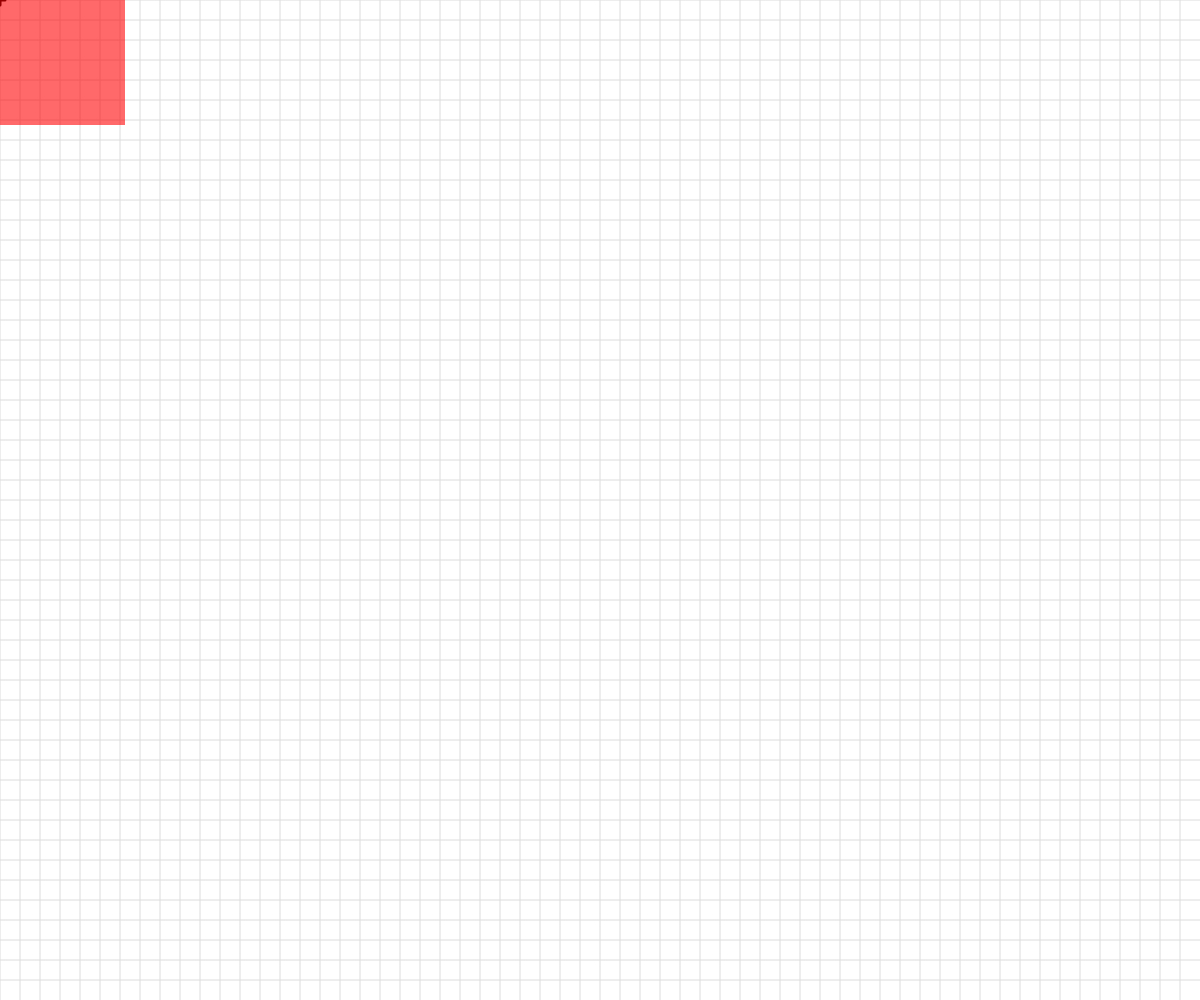
Frame 1 (no input)
Frame 60 (no input): identical to frame 1, image omitted
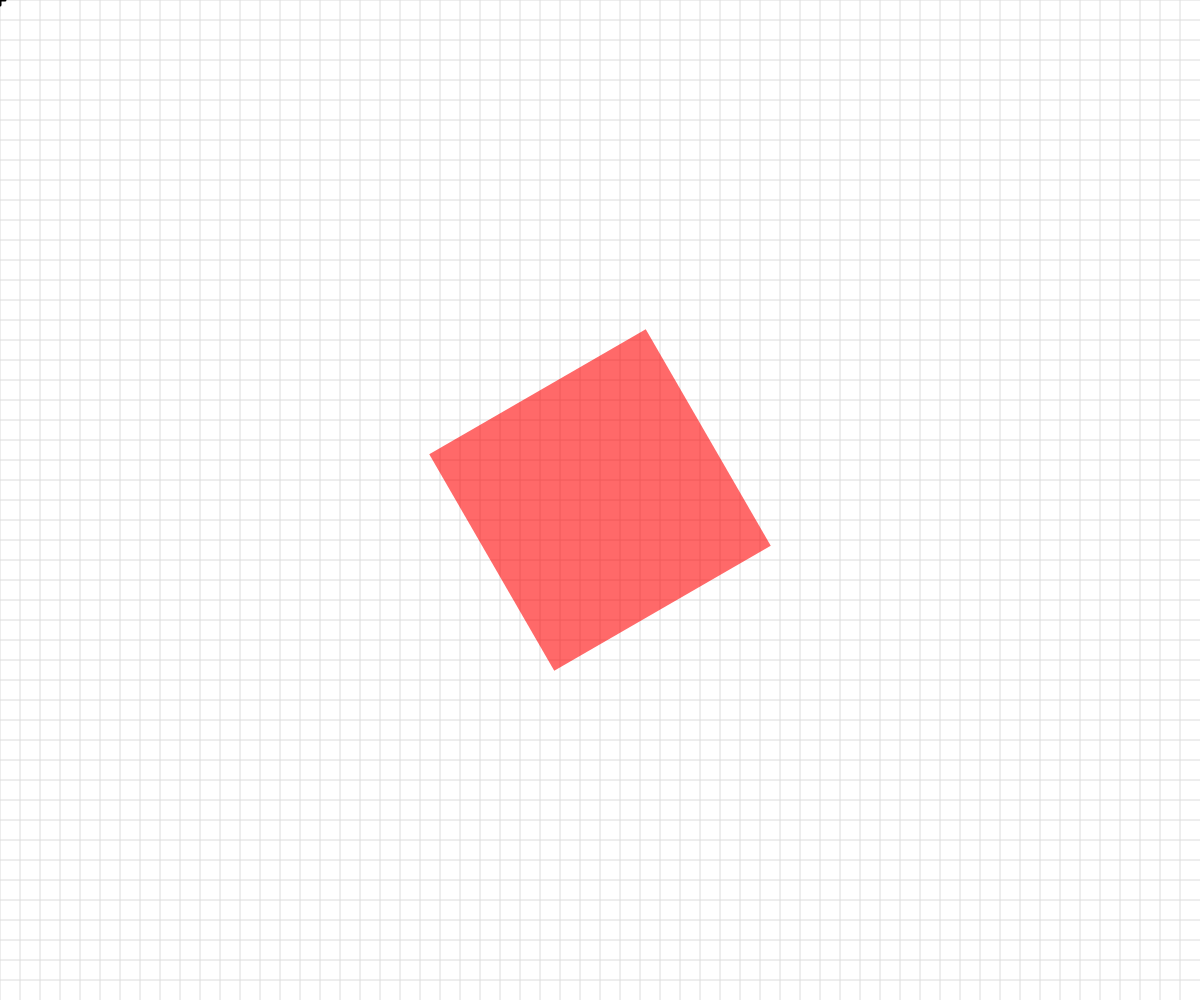
Frame 120 (the mouse pressed at the canvas centre since frame 60)

The p5.js sketch that drew these frames (run headless with seeded random() and noise() and a simulated clock; from frame 60 on, the mouse is pressed at the canvas centre):

// p5.js sketch
// ── sketch.js
// Basic Transformations Sandbox


let originalSpacing = 20;
let turn = 0;
let prevX;

Number.prototype.map = function (in_min, in_max, out_min, out_max) {
  return (this - in_min) * (out_max - out_min) / (in_max - in_min) + out_min;
}

function setup() {
  createCanvas(windowWidth, windowHeight);
  angleMode(DEGREES);
}

function draw() {
  background(255);
  drawBasicGrid(220);

  push();
  scale(5);
  translate(mouseX.map(0, width, 0, width/5), mouseY.map(0,height,0,height/5));
  turn += int(mouseX - prevX);
  rotate(turn);
  rectangleRed(0,0);
  pop();


  //Combinations of Transformations

  prevX = mouseX;

}


function face(x, y) {
  //draw a face at x,y
  push();
  translate(x,y);
  ellipseMode(CENTER);
  fill(200,200,0);
  stroke(0);
  ellipse(0,0,80,80);
  fill(90, 140, 30, 220);
  triangle(-20, 20, 20, 20, 0, 30);
  fill(0);
  ellipse(-25,0,10,10);
  ellipse(25,0,10,10);
  strokeWeight(5);
  line(-30,-10,30,-10);
  strokeWeight(1);
  pop();

}

function rectangleRed(x, y) {
  //draw a red rectangle at x,y (sized 50 pixels square) - to visualize what happens to the coordinate system
  //when different basic transformations are applied.
  noStroke();
  rectMode(CENTER);
  fill(255, 0, 0, 150);
  rect(x, y, 50, 50);

}

function rectangleBlue(x, y) {
  //draw a red rectangle at x,y (sized 50 pixels square) - to visualize what happens to the coordinate system
  //when different basic transformations are applied.
  noStroke();
  fill(0, 0, 255, 150);
  rect(x, y, 50, 50);

}

function drawBasicGrid(shade) {
  //draw the normal cartesian Coordinate Grid, in a light color. Spaced at 20 px by default
  stroke(shade);
  for (let x = 0; x < width; x += 20) {
    line(x, 0, x, height);
  }
  for (let y = 0; y < height; y += 20) {
    line(0, y, width, y);
  }

  //Draw "X" at the origin
  strokeWeight(3);
  stroke(0);
  line(-5,0,5,0);
  line(0,5,0,-5);
  strokeWeight(1);
}
